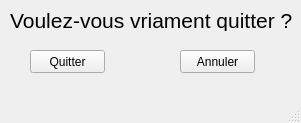
<?xml version="1.0" encoding="UTF-8"?>
<ui version="4.0">
 <class>MainWindow</class>
 <widget class="QMainWindow" name="MainWindow">
  <property name="geometry">
   <rect>
    <x>0</x>
    <y>0</y>
    <width>301</width>
    <height>123</height>
   </rect>
  </property>
  <property name="windowTitle">
   <string>MainWindow</string>
  </property>
  <widget class="QWidget" name="centralwidget">
   <widget class="QLabel" name="label">
    <property name="geometry">
     <rect>
      <x>10</x>
      <y>10</y>
      <width>301</width>
      <height>21</height>
     </rect>
    </property>
    <property name="font">
     <font>
      <pointsize>16</pointsize>
     </font>
    </property>
    <property name="text">
     <string>Voulez-vous vriament quitter ?</string>
    </property>
   </widget>
   <widget class="QPushButton" name="quitterButton">
    <property name="geometry">
     <rect>
      <x>30</x>
      <y>50</y>
      <width>75</width>
      <height>23</height>
     </rect>
    </property>
    <property name="text">
     <string>Quitter</string>
    </property>
   </widget>
   <widget class="QPushButton" name="annulerButton">
    <property name="geometry">
     <rect>
      <x>180</x>
      <y>50</y>
      <width>75</width>
      <height>23</height>
     </rect>
    </property>
    <property name="text">
     <string>Annuler</string>
    </property>
   </widget>
  </widget>
  <widget class="QMenuBar" name="menubar">
   <property name="geometry">
    <rect>
     <x>0</x>
     <y>0</y>
     <width>301</width>
     <height>21</height>
    </rect>
   </property>
  </widget>
  <widget class="QStatusBar" name="statusbar"/>
 </widget>
 <resources/>
 <connections/>
</ui>
